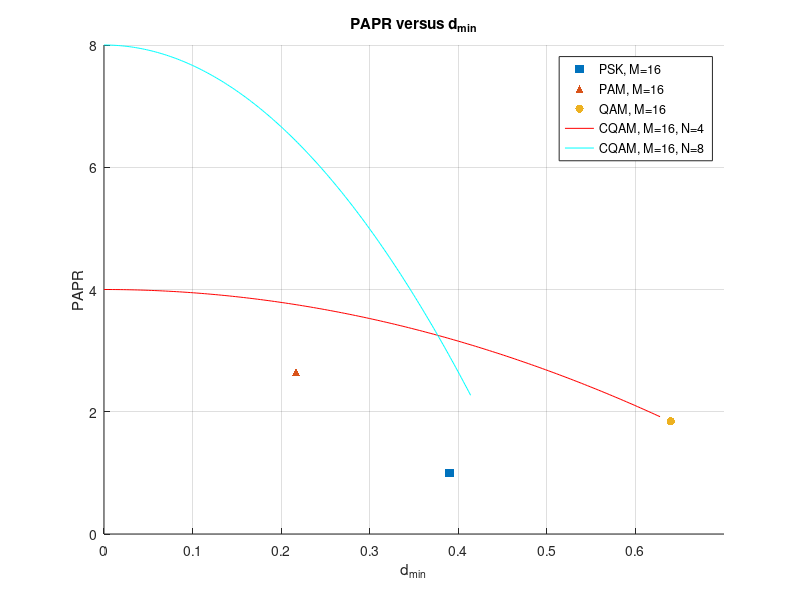

This chart was generated by the following MATLAB code:
%16-PSK
dmin_i=0.3902;
PAPR_i=1;
scatter(dmin_i,PAPR_i,"filled","g","square")
hold on

%16-PAM
dmin_ii=0.2169;
PAPR_ii=2.647;
scatter(dmin_ii,PAPR_ii,"filled","b","^")

%16-QAM
dmin_iii=0.64;
PAPR_iii=1.8432;
scatter(dmin_iii,PAPR_iii,"filled","m","o")

%16-CQAM, N=4
dmin_iv=linspace(0,0.62772,200);
PAPR_iv=4-5.280239*dmin_iv.^2;
plot(dmin_iv,PAPR_iv,"r")

%16-CQAM, N=8
dmin_v=linspace(0,0.41391,200);
PAPR_v=8-33.446152*dmin_v.^2;
plot(dmin_v,PAPR_v,"c")

xlim([0 0.7])
ylim([0 8])
xlabel('d_{min}')
ylabel('PAPR')
title('PAPR versus d_{min}')
legend({'PSK, M=16','PAM, M=16','QAM, M=16 ','CQAM, M=16, N=4','CQAM, M=16, N=8'},...
    'Location','northeast')
grid on;
hold off

%saveas(gcf,'PAPR_dmin.pdf');
